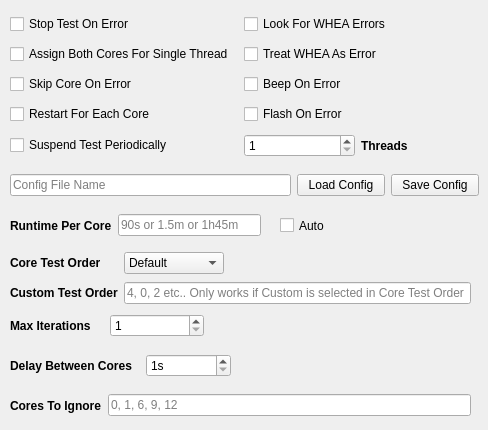
    <widget class="QWidget" name="general_tab">
     <attribute name="title">
      <string>General</string>
     </attribute>
     <widget class="QWidget" name="gridLayoutWidget">
      <property name="geometry">
       <rect>
        <x>10</x>
        <y>10</y>
        <width>461</width>
        <height>151</height>
       </rect>
      </property>
      <layout class="QGridLayout" name="gridLayout">
       <item row="1" column="1">
        <widget class="QCheckBox" name="general_treatWheaWarningAsError_checkBox">
         <property name="toolTip">
          <string>&lt;html&gt;&lt;head/&gt;&lt;body&gt;&lt;p align=&quot;center&quot;&gt;&lt;span style=&quot; font-size:8pt;&quot;&gt;# Treat a WHEA Warning Event Log entry as an error. If this is enabled, a WHEA warning (Event Id 19, &amp;quot;corrected hardware error&amp;quot;) will be treated as a &amp;quot;real&amp;quot; error. The testing on the core will be stopped and continued on the next one.&lt;/span&gt;&lt;/p&gt;&lt;p align=&quot;center&quot;&gt;&lt;span style=&quot; font-size:8pt;&quot;&gt;However, only if the APIC ID from the WHEA message matches the core that was currently tested, otherwise only a warning will be displayed.&lt;/span&gt;&lt;/p&gt;&lt;p align=&quot;center&quot;&gt;&lt;span style=&quot; font-size:8pt;&quot;&gt;Default is Enabled&lt;/span&gt;&lt;/p&gt;&lt;/body&gt;&lt;/html&gt;</string>
         </property>
         <property name="text">
          <string>Treat WHEA As Error</string>
         </property>
        </widget>
       </item>
       <item row="2" column="1">
        <widget class="QCheckBox" name="general_beepOnError_checkBox">
         <property name="toolTip">
          <string>&lt;html&gt;&lt;head/&gt;&lt;body&gt;&lt;p align=&quot;center&quot;&gt;&lt;span style=&quot; font-size:8pt;&quot;&gt;Plays a beep when a core has thrown an error.&lt;/span&gt;&lt;/p&gt;&lt;p align=&quot;center&quot;&gt;&lt;span style=&quot; font-size:8pt;&quot;&gt;Default is Enabled&lt;/span&gt;&lt;/p&gt;&lt;/body&gt;&lt;/html&gt;</string>
         </property>
         <property name="text">
          <string>Beep On Error</string>
         </property>
        </widget>
       </item>
       <item row="0" column="0">
        <widget class="QCheckBox" name="general_stopOnError_checkBox">
         <property name="toolTip">
          <string>&lt;html&gt;&lt;head/&gt;&lt;body&gt;&lt;p align=&quot;center&quot;&gt;&lt;span style=&quot; font-size:8pt;&quot;&gt;Stop the entire testing process if an error occurs. If disabled, the stress test program will be restarted when an error occurs.&lt;/span&gt;&lt;/p&gt;&lt;p align=&quot;center&quot;&gt;&lt;span style=&quot; font-size:8pt;&quot;&gt;Default is Disabled&lt;/span&gt;&lt;/p&gt;&lt;/body&gt;&lt;/html&gt;</string>
         </property>
         <property name="whatsThis">
          <string>&lt;html&gt;&lt;head/&gt;&lt;body&gt;&lt;p&gt;&lt;br/&gt;&lt;/p&gt;&lt;/body&gt;&lt;/html&gt;</string>
         </property>
         <property name="text">
          <string>Stop Test On Error</string>
         </property>
        </widget>
       </item>
       <item row="1" column="0">
        <widget class="QCheckBox" name="general_assignBothVirtualCoresForSingleThread_checkBox">
         <property name="toolTip">
          <string>&lt;html&gt;&lt;head/&gt;&lt;body&gt;&lt;p align=&quot;center&quot;&gt;&lt;span style=&quot; font-size:8pt;&quot;&gt;Use only 1 thread for load generation, but assign that thread to both virtual (logical) cores. This way Windows Scheduler or the internal CPU Scheduler will choose which of both virtual CPUs is used.&lt;/span&gt;&lt;/p&gt;&lt;p align=&quot;center&quot;&gt;&lt;span style=&quot; font-size:8pt;&quot;&gt;Default is Disabled&lt;/span&gt;&lt;/p&gt;&lt;/body&gt;&lt;/html&gt;</string>
         </property>
         <property name="text">
          <string>Assign Both Cores For Single Thread</string>
         </property>
        </widget>
       </item>
       <item row="3" column="1">
        <widget class="QCheckBox" name="general_flashOnError_checkBox">
         <property name="toolTip">
          <string>&lt;html&gt;&lt;head/&gt;&lt;body&gt;&lt;p align=&quot;center&quot;&gt;&lt;span style=&quot; font-size:8pt;&quot;&gt;Flash the window/icon in the taskbar when a core has thrown an error.&lt;/span&gt;&lt;/p&gt;&lt;p align=&quot;center&quot;&gt;&lt;span style=&quot; font-size:8pt;&quot;&gt;Default is Enabled&lt;/span&gt;&lt;/p&gt;&lt;/body&gt;&lt;/html&gt;</string>
         </property>
         <property name="text">
          <string>Flash On Error</string>
         </property>
        </widget>
       </item>
       <item row="2" column="0">
        <widget class="QCheckBox" name="general_skipCoreOnError_checkBox">
         <property name="toolTip">
          <string>&lt;html&gt;&lt;head/&gt;&lt;body&gt;&lt;p align=&quot;center&quot;&gt;&lt;span style=&quot; font-size:8pt;&quot;&gt;If enabled, testing skips a core in the following iterations that has already thrown an error. If this disabled, it will test a core in the next iteration even if it has thrown an error.&lt;/span&gt;&lt;/p&gt;&lt;/body&gt;&lt;/html&gt;</string>
         </property>
         <property name="whatsThis">
          <string>&lt;html&gt;&lt;head/&gt;&lt;body&gt;&lt;p&gt;&lt;br/&gt;&lt;/p&gt;&lt;/body&gt;&lt;/html&gt;</string>
         </property>
         <property name="text">
          <string>Skip Core On Error</string>
         </property>
        </widget>
       </item>
       <item row="0" column="1">
        <widget class="QCheckBox" name="general_lookForWheaErros_checkBox">
         <property name="toolTip">
          <string>&lt;html&gt;&lt;head/&gt;&lt;body&gt;&lt;p align=&quot;center&quot;&gt;&lt;span style=&quot; font-size:8pt;&quot;&gt;If this is enabled, CoreCycler will periodicall check the Windows Event Log for WHEA errors. These WHEA errors do not necessarily cause or show up together with a stress test error, but are indicative of an unstable overclock/undervolt. A stable system should not produce any WHEA errors/warnings.&lt;/span&gt;&lt;/p&gt;&lt;p align=&quot;center&quot;&gt;&lt;span style=&quot; font-size:8pt;&quot;&gt;Default is Enabled&lt;/span&gt;&lt;/p&gt;&lt;/body&gt;&lt;/html&gt;</string>
         </property>
         <property name="text">
          <string>Look For WHEA Errors</string>
         </property>
        </widget>
       </item>
       <item row="3" column="0">
        <widget class="QCheckBox" name="general_restartTestProgramForEachCore_checkBox">
         <property name="toolTip">
          <string>&lt;html&gt;&lt;head/&gt;&lt;body&gt;&lt;p align=&quot;center&quot;&gt;&lt;span style=&quot; font-size:8pt;&quot;&gt;Restarts the testing program for each core. For example: if ycruncher is set to run SFT, SFTv4, and SVT, and Core 0 fails the SFTv4 test, the next core will restart ycruncher and will start on the first test (SFT). If this option is disabled, ycruncher will NOT restart, but will continue to the next test (SVT) on the next core.&lt;/span&gt;&lt;/p&gt;&lt;p align=&quot;center&quot;&gt;&lt;span style=&quot; font-size:8pt;&quot;&gt;For a long-form explanation of this setting, check the box, then press Shift+F1 on your keyboard.&lt;/span&gt;&lt;/p&gt;&lt;/body&gt;&lt;/html&gt;</string>
         </property>
         <property name="whatsThis">
          <string>&lt;html&gt;&lt;head/&gt;&lt;body&gt;&lt;p align=&quot;center&quot;&gt;&lt;span style=&quot; font-size:8pt;&quot;&gt;Restart the stress test process when a new core is selected&lt;/span&gt;&lt;/p&gt;&lt;p align=&quot;center&quot;&gt;&lt;span style=&quot; font-size:8pt;&quot;&gt;This means each core will perform the same sequence of tests during the stress test&lt;/span&gt;&lt;/p&gt;&lt;p align=&quot;center&quot;&gt;&lt;span style=&quot; font-size:8pt;&quot;&gt;This setting is best combined with runtimePerCore = auto&lt;/span&gt;&lt;/p&gt;&lt;p align=&quot;center&quot;&gt;&lt;span style=&quot; font-size:8pt;&quot;&gt;Note: The monitor doesn't seem to turn off when this setting is enabled&lt;/span&gt;&lt;/p&gt;&lt;p align=&quot;center&quot;&gt;&lt;span style=&quot; font-size:8pt;&quot;&gt;Important note: One disadvantage of this setting is that it has the potential to limit the amount of tests that the stress test program can run.&lt;/span&gt;&lt;/p&gt;&lt;p align=&quot;center&quot;&gt;&lt;span style=&quot; font-size:8pt;&quot;&gt;In Prime95 for example, each FFT size will run for roughly 1 minute (except for very small ones), so if you want to make sure that Prime95 runs all of the available FFT sizes for a setting, you'll have to extend the &amp;quot;runtimePerCore&amp;quot; setting from the default value to something higher. For example the &amp;quot;Huge&amp;quot;/SSE preset has 19 FFT entries, and tests on my 5900X showed that it roughly takes 13-19 Minutes until all FFT sizes have been tested. The &amp;quot;Large&amp;quot;/SSE seems to take between 18 and 22 Minutes. I've included the measured times in the comment for the &amp;quot;runtimePerCore&amp;quot; setting above. This is why setting runtimePerCore = auto is beneficial when using this setting, to make sure every test is performed for every core. If this setting is disabled, a new core will very likely start with a different test / FFT size than the previous one. For longer testing periods (e.g. over night), the tested FFT sizes / algorithms will even out eventually, but if you want to make sure that each core is tested in exactly the same way, you should enable this setting.&lt;/span&gt;&lt;/p&gt;&lt;/body&gt;&lt;/html&gt;</string>
         </property>
         <property name="text">
          <string>Restart For Each Core</string>
         </property>
        </widget>
       </item>
       <item row="4" column="0">
        <widget class="QCheckBox" name="general_suspendPeriodically_checkBox">
         <property name="toolTip">
          <string>&lt;html&gt;&lt;head/&gt;&lt;body&gt;&lt;p align=&quot;center&quot;&gt;&lt;span style=&quot; font-size:8pt;&quot;&gt;This can simulate load changes / switches to idle and back. Enabling this setting will periodically suspend the stress test program, wait for a bit, and then resume. Your CPU load and Clock Speed should drop significantly while the program is suspended, and then rise again. This will increase the runtime of the various stress tests as seen in the &amp;quot;Runtime Per Core&amp;quot; setting by roughly 10%&lt;/span&gt;&lt;/p&gt;&lt;p align=&quot;center&quot;&gt;&lt;span style=&quot; font-size:8pt;&quot;&gt;Default is Enabled&lt;/span&gt;&lt;/p&gt;&lt;/body&gt;&lt;/html&gt;</string>
         </property>
         <property name="text">
          <string>Suspend Test Periodically</string>
         </property>
        </widget>
       </item>
       <item row="4" column="1">
        <layout class="QHBoxLayout" name="horizontalLayout_2">
         <item>
          <widget class="QSpinBox" name="general_numberOfThreads_spinBox">
           <property name="toolTip">
            <string>&lt;html&gt;&lt;head/&gt;&lt;body&gt;&lt;p align=&quot;center&quot;&gt;&lt;span style=&quot; font-size:8pt;&quot;&gt;Sets the number of threads to use for testing. You can only choose between 1 and 2. If Hyperthreading/SMT is disabled, this will automatically be set to 1. Currently there's no automatic way to determine which core has thrown an error. Setting this to 1 causes higher boost clocks due to less heat. &lt;/span&gt;&lt;/p&gt;&lt;p align=&quot;center&quot;&gt;&lt;span style=&quot; font-size:8pt;&quot;&gt;Default is 1&lt;/span&gt;&lt;/p&gt;&lt;/body&gt;&lt;/html&gt;</string>
           </property>
           <property name="minimum">
            <number>1</number>
           </property>
           <property name="maximum">
            <number>2</number>
           </property>
          </widget>
         </item>
         <item>
          <widget class="QLabel" name="general_numberOfThreads_label">
           <property name="font">
            <font>
             <pointsize>9</pointsize>
             <bold>true</bold>
            </font>
           </property>
           <property name="text">
            <string>Threads</string>
           </property>
          </widget>
         </item>
        </layout>
       </item>
      </layout>
     </widget>
     <widget class="QWidget" name="horizontalLayoutWidget_3">
      <property name="geometry">
       <rect>
        <x>10</x>
        <y>170</y>
        <width>469</width>
        <height>31</height>
       </rect>
      </property>
      <layout class="QHBoxLayout" name="horizontalLayout_3">
       <item>
        <widget class="QLineEdit" name="general_useConfigFile_lineEdit">
         <property name="minimumSize">
          <size>
           <width>260</width>
           <height>0</height>
          </size>
         </property>
         <property name="maximumSize">
          <size>
           <width>16777215</width>
           <height>16777215</height>
          </size>
         </property>
         <property name="toolTip">
          <string>&lt;html&gt;&lt;head/&gt;&lt;body&gt;&lt;p align=&quot;center&quot;&gt;When a custom config file is loaded, the name of the config file will be displayed here.&lt;/p&gt;&lt;p align=&quot;center&quot;&gt;Press &amp;quot;Load Config&amp;quot; to use some pre-made config files or choose your own settings and press &amp;quot;Save Config&amp;quot; to save your own config file to be loaded at any time.&lt;/p&gt;&lt;/body&gt;&lt;/html&gt;</string>
         </property>
         <property name="readOnly">
          <bool>true</bool>
         </property>
         <property name="placeholderText">
          <string>Config File Name</string>
         </property>
        </widget>
       </item>
       <item>
        <widget class="QPushButton" name="configsFolder_toolButton">
         <property name="minimumSize">
          <size>
           <width>88</width>
           <height>0</height>
          </size>
         </property>
         <property name="maximumSize">
          <size>
           <width>88</width>
           <height>16777215</height>
          </size>
         </property>
         <property name="toolTip">
          <string>&lt;html&gt;&lt;head/&gt;&lt;body&gt;&lt;p align=&quot;center&quot;&gt;&lt;span style=&quot; font-size:8pt;&quot;&gt;Open the configs folder and allows you to easily select a pre-defined config file to use for testing. When a config file is selected, the Use Config File checkbox is automatically selected and the config file is ready to be used.&lt;/span&gt;&lt;/p&gt;&lt;/body&gt;&lt;/html&gt;</string>
         </property>
         <property name="text">
          <string>Load Config</string>
         </property>
        </widget>
       </item>
       <item>
        <widget class="QPushButton" name="saveConfig_pushButton">
         <property name="minimumSize">
          <size>
           <width>88</width>
           <height>0</height>
          </size>
         </property>
         <property name="maximumSize">
          <size>
           <width>88</width>
           <height>16777215</height>
          </size>
         </property>
         <property name="toolTip">
          <string>&lt;html&gt;&lt;head/&gt;&lt;body&gt;&lt;p align=&quot;center&quot;&gt;&lt;span style=&quot; font-size:8pt;&quot;&gt;Allows you to save the current settings to a config file. Select the settings you wish to use, click the Apply button, then Save Config. This allows you to create your own custom config files to be easily accessed at any time. If you do not click Apply before saving, the custom config file will not have the correct settings. &lt;/span&gt;&lt;/p&gt;&lt;/body&gt;&lt;/html&gt;</string>
         </property>
         <property name="whatsThis">
          <string>&lt;html&gt;&lt;head/&gt;&lt;body&gt;&lt;p align=&quot;center&quot;&gt;&lt;span style=&quot; font-size:8pt;&quot;&gt;CoreCycler uses a config.ini file, which is located in the base directory. The configs folder has pre-made config files that CoreCycler can use for easy and fast access to different testing configurations. The &amp;quot;Save Config&amp;quot; button will take the current config.ini file and save it to the configs folder with a name that you assign to the file. If you change any settings, make sure you press the Apply button before you press Save Config, otherwise the config.ini file will not have the settings you selected. &lt;/span&gt;&lt;/p&gt;&lt;/body&gt;&lt;/html&gt;</string>
         </property>
         <property name="text">
          <string>Save Config</string>
         </property>
        </widget>
       </item>
      </layout>
     </widget>
     <widget class="QWidget" name="horizontalLayoutWidget_4">
      <property name="geometry">
       <rect>
        <x>10</x>
        <y>210</y>
        <width>251</width>
        <height>31</height>
       </rect>
      </property>
      <layout class="QHBoxLayout" name="horizontalLayout_4">
       <item>
        <widget class="QLabel" name="general_runtimePerCore_label">
         <property name="font">
          <font>
           <pointsize>9</pointsize>
           <bold>true</bold>
          </font>
         </property>
         <property name="text">
          <string>Runtime Per Core</string>
         </property>
        </widget>
       </item>
       <item>
        <widget class="QLineEdit" name="general_runtimePerCore_lineEdit">
         <property name="toolTip">
          <string>&lt;html&gt;&lt;head/&gt;&lt;body&gt;&lt;p align=&quot;center&quot;&gt;&lt;span style=&quot; font-size:8pt;&quot;&gt;Sets the runtime per core. You can define a specific runtime per core by entering a numeric value. Accepted values are (h) for hours, (m) for minutes, and (s) for seconds. &lt;/span&gt;&lt;/p&gt;&lt;p align=&quot;center&quot;&gt;&lt;span style=&quot; font-size:8pt;&quot;&gt;360s or 1h4m or 1.5h&lt;/span&gt;&lt;/p&gt;&lt;p align=&quot;center&quot;&gt;&lt;span style=&quot; font-size:8pt;&quot;&gt;Default is 6m&lt;/span&gt;&lt;/p&gt;&lt;/body&gt;&lt;/html&gt;</string>
         </property>
         <property name="placeholderText">
          <string>90s or 1.5m or 1h45m</string>
         </property>
        </widget>
       </item>
      </layout>
     </widget>
     <widget class="QWidget" name="horizontalLayoutWidget_6">
      <property name="geometry">
       <rect>
        <x>10</x>
        <y>310</y>
        <width>194</width>
        <height>31</height>
       </rect>
      </property>
      <layout class="QHBoxLayout" name="horizontalLayout_6">
       <item>
        <widget class="QLabel" name="general_maxIterations_label">
         <property name="font">
          <font>
           <pointsize>9</pointsize>
           <bold>true</bold>
          </font>
         </property>
         <property name="text">
          <string>Max Iterations</string>
         </property>
        </widget>
       </item>
       <item>
        <widget class="QSpinBox" name="general_maxIterations_spinBox">
         <property name="minimumSize">
          <size>
           <width>70</width>
           <height>0</height>
          </size>
         </property>
         <property name="toolTip">
          <string>&lt;html&gt;&lt;head/&gt;&lt;body&gt;&lt;p align=&quot;center&quot;&gt;&lt;span style=&quot; font-size:8pt;&quot;&gt;The max number of iterations. High values are basically unlimited (good for testing overnight).&lt;/span&gt;&lt;/p&gt;&lt;p align=&quot;center&quot;&gt;&lt;span style=&quot; font-size:8pt;&quot;&gt;Default is 10000&lt;/span&gt;&lt;/p&gt;&lt;/body&gt;&lt;/html&gt;</string>
         </property>
         <property name="minimum">
          <number>1</number>
         </property>
         <property name="maximum">
          <number>10000</number>
         </property>
        </widget>
       </item>
      </layout>
     </widget>
     <widget class="QWidget" name="horizontalLayoutWidget_7">
      <property name="geometry">
       <rect>
        <x>10</x>
        <y>350</y>
        <width>221</width>
        <height>31</height>
       </rect>
      </property>
      <layout class="QHBoxLayout" name="horizontalLayout_7">
       <item>
        <widget class="QLabel" name="general_delayBetweenCores_label">
         <property name="font">
          <font>
           <pointsize>9</pointsize>
           <bold>true</bold>
          </font>
         </property>
         <property name="text">
          <string>Delay Between Cores</string>
         </property>
        </widget>
       </item>
       <item>
        <widget class="QSpinBox" name="general_delayBetweenCores_spinBox">
         <property name="maximumSize">
          <size>
           <width>85</width>
           <height>16777215</height>
          </size>
         </property>
         <property name="toolTip">
          <string>&lt;html&gt;&lt;head/&gt;&lt;body&gt;&lt;p align=&quot;center&quot;&gt;&lt;span style=&quot; font-size:8pt;&quot;&gt;Set a delay between the Cores. If the &amp;quot;Restart for Each Core&amp;quot; setting is enabled, this will define the amount of time in seconds between the end of the run for one core and the start of another. If &amp;quot;Restart for Each Core&amp;quot; is Disabled, this setting has no effect. Using this setting may help your CPU to cool down a little between cores, which could result in slightly higher core clock speeds at the start of the test.&lt;/span&gt;&lt;/p&gt;&lt;p align=&quot;center&quot;&gt;&lt;span style=&quot; font-size:8pt;&quot;&gt;Default is 15&lt;/span&gt;&lt;/p&gt;&lt;/body&gt;&lt;/html&gt;</string>
         </property>
         <property name="suffix">
          <string>s</string>
         </property>
         <property name="minimum">
          <number>1</number>
         </property>
         <property name="maximum">
          <number>100</number>
         </property>
        </widget>
       </item>
      </layout>
     </widget>
     <widget class="QWidget" name="horizontalLayoutWidget_8">
      <property name="geometry">
       <rect>
        <x>10</x>
        <y>390</y>
        <width>461</width>
        <height>31</height>
       </rect>
      </property>
      <layout class="QHBoxLayout" name="horizontalLayout_8">
       <item>
        <widget class="QLabel" name="general_coresToIgnore_label">
         <property name="font">
          <font>
           <pointsize>9</pointsize>
           <bold>true</bold>
          </font>
         </property>
         <property name="text">
          <string>Cores To Ignore</string>
         </property>
        </widget>
       </item>
       <item>
        <widget class="QLineEdit" name="general_coresToIgnore_lineEdit">
         <property name="toolTip">
          <string>&lt;html&gt;&lt;head/&gt;&lt;body&gt;&lt;p align=&quot;center&quot;&gt;&lt;span style=&quot; font-size:8pt;&quot;&gt;Ignore certain cores. Comma separated list of cores that will not be tested. The enumeration of cores starts with 0. For example: 0, 1, 2&lt;/span&gt;&lt;/p&gt;&lt;p align=&quot;center&quot;&gt;&lt;span style=&quot; font-size:8pt;&quot;&gt;Default is (Empty)&lt;/span&gt;&lt;/p&gt;&lt;/body&gt;&lt;/html&gt;</string>
         </property>
         <property name="placeholderText">
          <string>0, 1, 6, 9, 12</string>
         </property>
        </widget>
       </item>
      </layout>
     </widget>
     <widget class="QWidget" name="gridLayoutWidget_2">
      <property name="geometry">
       <rect>
        <x>10</x>
        <y>250</y>
        <width>461</width>
        <height>56</height>
       </rect>
      </property>
      <layout class="QGridLayout" name="gridLayout_2">
       <item row="0" column="1">
        <widget class="QComboBox" name="general_coreTestOrder_comboBox">
         <property name="maximumSize">
          <size>
           <width>100</width>
           <height>16777215</height>
          </size>
         </property>
         <property name="toolTip">
          <string>&lt;html&gt;&lt;head/&gt;&lt;body&gt;&lt;p align=&quot;center&quot;&gt;&lt;span style=&quot; font-size:8pt;&quot;&gt;The test order of cores. Default will run Alternate if the CPU has more than 8 cores. Alternate will switch between CCDs, so the test order would be 0, 8, 1, 9, 2, 10, etc.. On a CPU with less than 8 cores, it will run as Random. Or you can manually select if you want Sequential. Setting this value to Custom allows you to manually type in the core test order. If Custom is selected, the test will only run cores typed in the Custom Test Order field. If you set this value to Custom and type in &amp;quot;4, 0&amp;quot; in the Custom Test Order field, the test will only run on cores 4 and 0 for every iteration.&lt;/span&gt;&lt;/p&gt;&lt;/body&gt;&lt;/html&gt;</string>
         </property>
         <item>
          <property name="text">
           <string>Default</string>
          </property>
         </item>
         <item>
          <property name="text">
           <string>Alternate</string>
          </property>
         </item>
         <item>
          <property name="text">
           <string>Random</string>
          </property>
         </item>
         <item>
          <property name="text">
           <string>Sequential</string>
          </property>
         </item>
         <item>
          <property name="text">
           <string>Custom</string>
          </property>
         </item>
        </widget>
       </item>
       <item row="0" column="0">
        <widget class="QLabel" name="general_coreTestOrder_label">
         <property name="font">
          <font>
           <pointsize>9</pointsize>
           <bold>true</bold>
          </font>
         </property>
         <property name="text">
          <string>Core Test Order</string>
         </property>
        </widget>
       </item>
       <item row="1" column="1">
        <widget class="QLineEdit" name="general_coreTestOrder_lineEdit">
         <property name="toolTip">
          <string>&lt;html&gt;&lt;head/&gt;&lt;body&gt;&lt;p align=&quot;center&quot;&gt;&lt;span style=&quot; font-size:8pt;&quot;&gt;This field only applies if Core Test Order is set to Custom. The &amp;quot;Cores To Ignore&amp;quot; setting still takes precedence over any core listed in this field.&lt;/span&gt;&lt;/p&gt;&lt;p align=&quot;center&quot;&gt;&lt;span style=&quot; font-size:8pt;&quot;&gt;Type in the core test order you wish to use, separted by commas. For example:&lt;br/&gt;2, 2, 4, 6, 6, 1, 3, 5, 7&lt;/span&gt;&lt;/p&gt;&lt;/body&gt;&lt;/html&gt;</string>
         </property>
         <property name="placeholderText">
          <string>4, 0, 2 etc.. Only works if Custom is selected in Core Test Order</string>
         </property>
        </widget>
       </item>
       <item row="1" column="0">
        <widget class="QLabel" name="general_coreTestOrder_label_2">
         <property name="font">
          <font>
           <pointsize>9</pointsize>
           <bold>true</bold>
          </font>
         </property>
         <property name="text">
          <string>Custom Test Order</string>
         </property>
        </widget>
       </item>
      </layout>
     </widget>
     <widget class="QCheckBox" name="general_runtimePerCore_checkBox_auto">
      <property name="geometry">
       <rect>
        <x>280</x>
        <y>210</y>
        <width>78</width>
        <height>31</height>
       </rect>
      </property>
      <property name="toolTip">
       <string>&lt;html&gt;&lt;head/&gt;&lt;body&gt;&lt;p align=&quot;center&quot;&gt;&lt;span style=&quot; font-size:8pt;&quot;&gt;Performs one &amp;quot;full&amp;quot; test run for each core. For prime95, it will run all selected FFT sizes before moving to the next core. For y-cruncher, it will run all selected tests (FFT, SFT, SVT) before moving to the next core. For Aida64, it will default to 10m per core. &lt;/span&gt;&lt;/p&gt;&lt;/body&gt;&lt;/html&gt;</string>
      </property>
      <property name="text">
       <string>Auto</string>
      </property>
     </widget>
    </widget>
